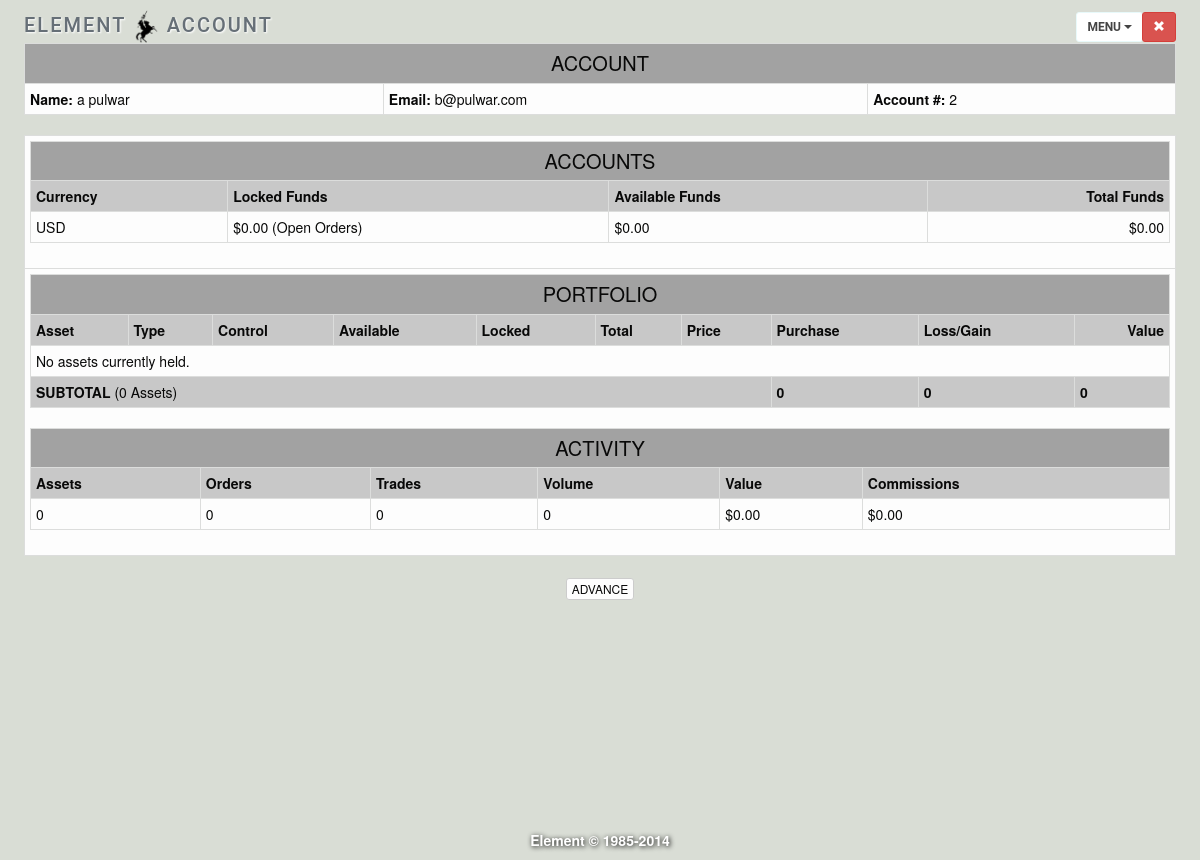
Page /account.php (signed in) on the committed database.
### tables this page shows
CREATE TABLE IF NOT EXISTS `users` (
  `id` int(10) NOT NULL AUTO_INCREMENT COMMENT 'user id',
  `email` varchar(63) NOT NULL,
  `fname` varchar(63) NOT NULL,
  `lname` varchar(63) NOT NULL,
  `birth` date NOT NULL,
  `address` varchar(63) NOT NULL,
  `city` varchar(63) NOT NULL,
  `region` varchar(63) NOT NULL,
  `zip` int(20) NOT NULL,
  `phone` int(20) NOT NULL,
  `question` varchar(63) NOT NULL,
  `answer` varchar(63) NOT NULL,
  `password` char(128) NOT NULL,
  `registered` timestamp NOT NULL DEFAULT CURRENT_TIMESTAMP,
  `last_login` timestamp NULL DEFAULT NULL,
  `ip` varchar(15) NOT NULL,
  `fails` int(1) NOT NULL DEFAULT '0' COMMENT 'failed login attempts',
  `active` int(1) NOT NULL DEFAULT '0' COMMENT '0 inactive or 1 active',
  PRIMARY KEY (`id`)
);

### public_html/account.php (called while the page is built, shortened)
<?php
require("../includes/config.php");
$id = $_SESSION["id"];
$bidLocked = query("SELECT SUM(amount) AS total FROM ledger WHERE (user=? AND symbol=? AND category=?)", $id, $unittype, 'locked');
$bidLocked = getPrice($bidLocked[0]["total"]);
if($bidLocked==null){$bidLocked=0;}
$purchaseprice = query("SELECT SUM(price) AS purchaseprice FROM portfolio WHERE id = ?", $_SESSION["id"]);
$purchaseprice = getPrice($purchaseprice[0]["purchaseprice"]);
$portfolioTotal=0;
$portfolio = [];
$notifications = query("SELECT * FROM notification WHERE (id =? AND status='1')", $id);
    $countQ = query("SELECT COUNT(uid) AS total FROM orderbook WHERE id=?", $id);
$count["orders"] = $countQ[0]["total"];
    $countQ = query("SELECT COUNT(uid) AS total, SUM(total) AS value, SUM(quantity) AS volume FROM trades WHERE ((type='limit' or type='market') AND (buyer=? OR seller=?))", $id, $id);
$count["trades"] = $countQ[0]["total"];
$count["value"] = getPrice($countQ[0]["value"]);
$count["volume"] = $countQ[0]["volume"];
    $countQ = query("SELECT COUNT(symbol) AS total FROM portfolio WHERE id=?", $id);
$count["assets"] = $countQ[0]["total"];
    $countQ = query("SELECT SUM(commission) AS commission FROM trades WHERE seller=? AND (type='limit' OR type='market')", $id);
$count["commission"] = getPrice($countQ[0]["commission"]);
render("account_form.php", ["title" => "Account", "count" => $count, "notifications" => $notifications, "portfolio" => $portfolio, "portfolioTotal" => $portfolioTotal, "purchaseprice" => $purchaseprice, "bidLocked" => $bidLocked]);
?>

### includes/constants.php (called while the page is built, shortened)
<?php
$unittype = "USD";
$unitsymbol = "$";
$decimalplaces = 2;
?>

### includes/functions_exchange.php (called while the page is built, shortened)
<?php
function getPrice($price)
{
    require 'constants.php';
    $price = $price / 1000;
    return ($price);
}
?>

### templates/account_form.php (the view, shortened to what this page needs)
<table class="table table-striped table-condensed table-bordered" >
    <tr  class="success">
        <td colspan="3" style="font-size:20px; text-align: center;">ACCOUNT</td>
    </tr>
    <tr>
        <td><strong>Name: </strong><?php echo(htmlspecialchars($fname . " " . $lname)); ?></td>
        <td><strong>Email: </strong><?php echo(htmlspecialchars($email)); ?></td>
        <td><span style="text-align:right"><strong>Account #: </strong><?php echo(number_format($id, 0, '.', '')); ?></span></td>
    </tr>
</table>
<table class="table table-striped table-condensed table-bordered" >
    <tr>
        <td colspan="2">
            <table class="table table-condensed  table-bordered" >
                <tr  class="success">
                    <td colspan="8" style="font-size:20px; text-align: center;">ACCOUNTS</td>
                </tr>
                <tr   class="active">
                    <th>Currency</th>
                    <th>Locked Funds</th>
                    <th>Available Funds</th>
                    <th><div style="text-align:right">Total Funds</div></th>
                </tr>
                <tr>
                    <td><?php echo(strtoupper($unittype))  ?></td></td>
                    <td><?php echo("<form action='orders.php' method='post'><span class='nobutton'><button type='submit' name='side' value='b'>" . $unitsymbol . number_format($bidLocked,$decimalplaces,".",",") . " (Open Orders)</button></span></form>"); ?></td>
                    <td><?php echo($unitsymbol . number_format($units,$decimalplaces,".",",")) ?></td>
                    <td><div style="text-align:right"><?php echo($unitsymbol . number_format(($units+$bidLocked),$decimalplaces,".",",")) ?></div></td>
                </tr>
            </table>
        </td></tr><tr><td colspan="2">
            <table class="table table-striped table-condensed table-bordered" >
                <tr class="success">
                    <td colspan="10" style="font-size:20px; text-align: center;">PORTFOLIO</td>
                </tr>
                <tr  class="active">
                    <th>Asset</th>
                    <th>Type</th>
                    <th>Control</th>
                    <th>Available</th>
                    <th><span class='nobutton'><form action='orders.php' method='post'><button type='submit' name='side' value='a'><b>Locked</b></button></form></span></th>
                    <th>Total</th>
                    <th>Price</th>
                    <th>Purchase</th>
                    <th>Loss/Gain</th>
                    <th><div style="text-align:right">Value</div></th>
                </tr>
                <?php $i = 0;
                if ($i == 0) {
                    echo("<tr><td colspan='10'>No assets currently held.</td></tr>");
                    ?>
                    <tr  class="active">
                        <td colspan="7"><strong>SUBTOTAL</strong> (<?php echo($i); ?> Assets)</td>
                        <td><strong>0</strong></td>
                        <td><strong>0</strong></td>
                        <td><strong>0</strong></td>
                    </tr>
                <?php
                }
                ?>
            </table>
            <table class="table table-striped table-condensed table-bordered" >
                <tr class="success">
                    <td colspan="6" style="font-size:20px; text-align: center;">ACTIVITY</td>
                </tr>
                <tr class="active">
                    <th>Assets</th>
                    <th>Orders</th>
                    <th>Trades</th>
                    <th>Volume</th>
                    <th>Value</th>
                    <th>Commissions</th>
                </tr>
                <tr>
                    <td><?php echo(number_format($count["assets"], 0, '.', ',')); ?></td>
                    <td><?php echo(number_format($count["orders"], 0, '.', ',')); ?></td>
                    <td><?php echo(number_format($count["trades"], 0, '.', ',')); ?></td>
                    <td><?php echo(number_format($count["volume"], 0, '.', ',')); ?></td>
                    <td><?php echo($unitsymbol . number_format($count["value"], $decimalplaces, '.', ',')); ?></td>
                    <td><?php echo($unitsymbol . number_format($count["commission"], $decimalplaces, '.', ',')); ?></td>
                </tr>
            </table>
        </td>
    </tr>
<button type="button" class="btn btn-default btn-xs" data-toggle="modal" data-target="#ADVANCE">ADVANCE</button>

### templates/header.php (style rules this page uses)
.table { margin-bottom:0; }

### templates/account_form.php (style rules this page uses)
.nobutton button { padding:0; font-weight: 100; border:0; background:transparent; }

### rows in the picture
users: fname+lname "a pulwar", email "b@pulwar.com", id "2"

### other values in the picture
$sitename "ELEMENT"
$title "ACCOUNT"
$unittype "USD"
$unitsymbol "$"
$bidLocked "0.00"
$units "0.00"
$units+$bidLocked "0.00"
$i "0"
$count["assets"] "0"
$count["orders"] "0"
$count["trades"] "0"
$count["volume"] "0"
$count["value"] "0.00"
$count["commission"] "0.00"
$sitename "Element"
